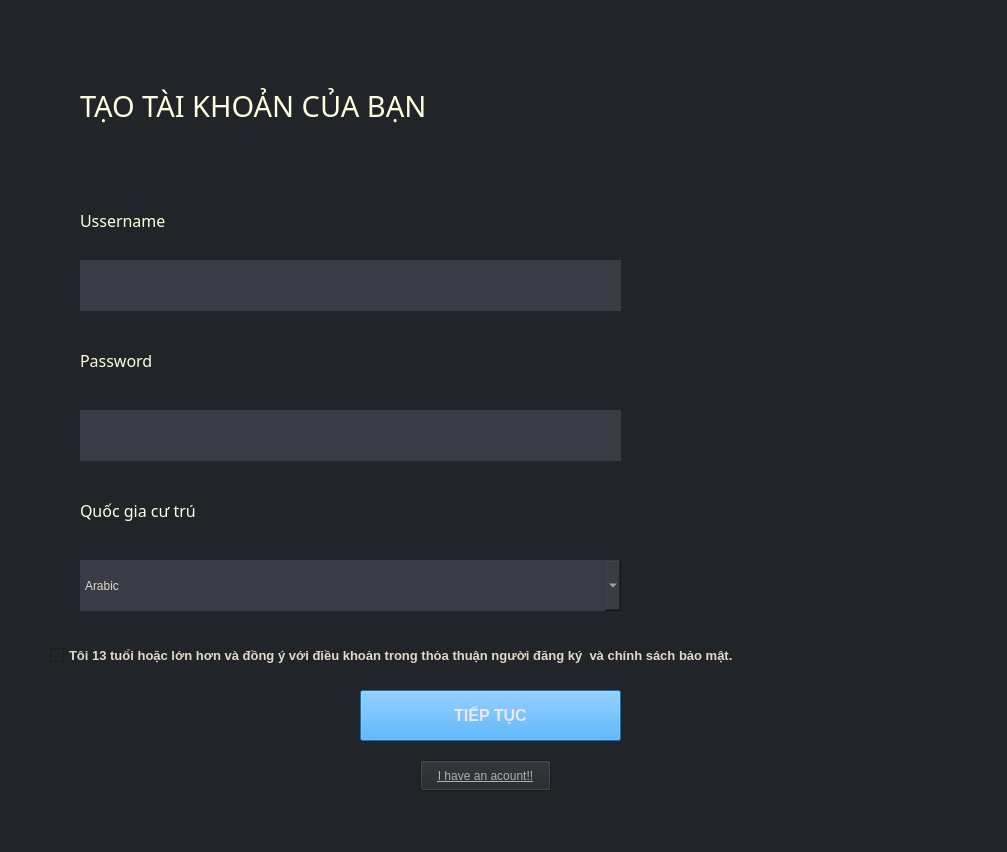
<?xml version="1.0" encoding="UTF-8"?>
<ui version="4.0">
 <class>MainWindow</class>
 <widget class="QMainWindow" name="MainWindow">
  <property name="geometry">
   <rect>
    <x>0</x>
    <y>0</y>
    <width>1007</width>
    <height>852</height>
   </rect>
  </property>
  <property name="windowTitle">
   <string>MainWindow</string>
  </property>
  <property name="styleSheet">
   <string notr="true">background-color: rgb(33, 36, 41);</string>
  </property>
  <widget class="QWidget" name="centralwidget">
   <widget class="QLabel" name="label">
    <property name="geometry">
     <rect>
      <x>80</x>
      <y>60</y>
      <width>501</width>
      <height>91</height>
     </rect>
    </property>
    <property name="font">
     <font>
      <family>Cascadia Code ExtraLight</family>
      <pointsize>22</pointsize>
     </font>
    </property>
    <property name="styleSheet">
     <string notr="true">color: rgb(255, 255, 220);</string>
    </property>
    <property name="text">
     <string>TẠO TÀI KHOẢN CỦA BẠN</string>
    </property>
   </widget>
   <widget class="QLabel" name="label_2">
    <property name="geometry">
     <rect>
      <x>80</x>
      <y>200</y>
      <width>311</width>
      <height>41</height>
     </rect>
    </property>
    <property name="font">
     <font>
      <family>Cascadia Code ExtraLight</family>
      <pointsize>12</pointsize>
     </font>
    </property>
    <property name="styleSheet">
     <string notr="true">color: rgb(255, 255, 220);</string>
    </property>
    <property name="text">
     <string>Ussername</string>
    </property>
   </widget>
   <widget class="QLineEdit" name="lineEdit_username">
    <property name="geometry">
     <rect>
      <x>80</x>
      <y>260</y>
      <width>541</width>
      <height>51</height>
     </rect>
    </property>
    <property name="styleSheet">
     <string notr="true">background-color: rgb(57, 60, 68);
border-radius: 5 ptx;
color: rgb(228, 216, 200);</string>
    </property>
   </widget>
   <widget class="QLineEdit" name="lineEdit_password">
    <property name="geometry">
     <rect>
      <x>80</x>
      <y>410</y>
      <width>541</width>
      <height>51</height>
     </rect>
    </property>
    <property name="styleSheet">
     <string notr="true">background-color: rgb(57, 60, 68);
border-radius: 5 ptx;
color: rgb(228, 216, 200);</string>
    </property>
   </widget>
   <widget class="QLabel" name="label_3">
    <property name="geometry">
     <rect>
      <x>80</x>
      <y>340</y>
      <width>301</width>
      <height>41</height>
     </rect>
    </property>
    <property name="font">
     <font>
      <family>Cascadia Code ExtraLight</family>
      <pointsize>12</pointsize>
     </font>
    </property>
    <property name="styleSheet">
     <string notr="true">color: rgb(255, 255, 220);</string>
    </property>
    <property name="text">
     <string>Password</string>
    </property>
   </widget>
   <widget class="QLabel" name="label_4">
    <property name="geometry">
     <rect>
      <x>80</x>
      <y>490</y>
      <width>301</width>
      <height>41</height>
     </rect>
    </property>
    <property name="font">
     <font>
      <family>Cascadia Code ExtraLight</family>
      <pointsize>12</pointsize>
     </font>
    </property>
    <property name="styleSheet">
     <string notr="true">color: rgb(255, 255, 220);</string>
    </property>
    <property name="text">
     <string>Quốc gia cư trú</string>
    </property>
   </widget>
   <widget class="QComboBox" name="cb_Month">
    <property name="geometry">
     <rect>
      <x>80</x>
      <y>560</y>
      <width>541</width>
      <height>51</height>
     </rect>
    </property>
    <property name="minimumSize">
     <size>
      <width>0</width>
      <height>0</height>
     </size>
    </property>
    <property name="maximumSize">
     <size>
      <width>16777215</width>
      <height>16777215</height>
     </size>
    </property>
    <property name="cursor">
     <cursorShape>PointingHandCursor</cursorShape>
    </property>
    <property name="styleSheet">
     <string notr="true">background-color: rgb(57, 60, 68);
border-radius: 5 ptx;
color: rgb(228, 216, 200);</string>
    </property>
    <item>
     <property name="text">
      <string>Arabic</string>
     </property>
    </item>
    <item>
     <property name="text">
      <string>Bulgarian</string>
     </property>
    </item>
    <item>
     <property name="text">
      <string>Chinese (Simplified)</string>
     </property>
    </item>
    <item>
     <property name="text">
      <string>Chinese (Traditional)</string>
     </property>
    </item>
    <item>
     <property name="text">
      <string>Czech</string>
     </property>
    </item>
    <item>
     <property name="text">
      <string>Danish</string>
     </property>
    </item>
    <item>
     <property name="text">
      <string>Dutch</string>
     </property>
    </item>
    <item>
     <property name="text">
      <string>English</string>
     </property>
    </item>
    <item>
     <property name="text">
      <string>Finnish</string>
     </property>
    </item>
    <item>
     <property name="text">
      <string>French</string>
     </property>
    </item>
    <item>
     <property name="text">
      <string>German</string>
     </property>
    </item>
    <item>
     <property name="text">
      <string>Greek</string>
     </property>
    </item>
    <item>
     <property name="text">
      <string>Hungarian</string>
     </property>
    </item>
    <item>
     <property name="text">
      <string>Indonesian</string>
     </property>
    </item>
    <item>
     <property name="text">
      <string>Italian</string>
     </property>
    </item>
    <item>
     <property name="text">
      <string>Japanese</string>
     </property>
    </item>
    <item>
     <property name="text">
      <string>Korean</string>
     </property>
    </item>
    <item>
     <property name="text">
      <string>Norwegian</string>
     </property>
    </item>
    <item>
     <property name="text">
      <string>Polish</string>
     </property>
    </item>
    <item>
     <property name="text">
      <string>Portuguese</string>
     </property>
    </item>
    <item>
     <property name="text">
      <string>Portuguese-Brazil
</string>
     </property>
    </item>
    <item>
     <property name="text">
      <string>Romanian</string>
     </property>
    </item>
    <item>
     <property name="text">
      <string>Russian</string>
     </property>
    </item>
    <item>
     <property name="text">
      <string>Spanish</string>
     </property>
    </item>
    <item>
     <property name="text">
      <string>Swedish</string>
     </property>
    </item>
    <item>
     <property name="text">
      <string>Thai</string>
     </property>
    </item>
    <item>
     <property name="text">
      <string>Turkish</string>
     </property>
    </item>
    <item>
     <property name="text">
      <string>Ukrainian</string>
     </property>
    </item>
    <item>
     <property name="text">
      <string>Vietnamese</string>
     </property>
    </item>
   </widget>
   <widget class="QCheckBox" name="checkBox">
    <property name="geometry">
     <rect>
      <x>50</x>
      <y>640</y>
      <width>931</width>
      <height>31</height>
     </rect>
    </property>
    <property name="font">
     <font>
      <family>Segoe UI</family>
      <pointsize>10</pointsize>
      <weight>87</weight>
      <italic>false</italic>
      <bold>true</bold>
     </font>
    </property>
    <property name="styleSheet">
     <string notr="true">color: rgb(228, 216, 200);
font: 700 10pt &quot;Segoe UI&quot;;</string>
    </property>
    <property name="text">
     <string>Tôi 13 tuổi hoặc lớn hơn và đồng ý với điều khoản trong thỏa thuận người đăng ký  và chính sách bảo mật.</string>
    </property>
   </widget>
   <widget class="QPushButton" name="btn_SignIn">
    <property name="geometry">
     <rect>
      <x>360</x>
      <y>690</y>
      <width>261</width>
      <height>51</height>
     </rect>
    </property>
    <property name="font">
     <font>
      <family>Arial</family>
      <pointsize>12</pointsize>
      <weight>75</weight>
      <bold>true</bold>
     </font>
    </property>
    <property name="styleSheet">
     <string notr="true">background-color: rgb(25, 153, 255);
color: rgb(241, 230, 255);</string>
    </property>
    <property name="text">
     <string>TIẾP TỤC</string>
    </property>
   </widget>
   <widget class="QPushButton" name="pushButton_goLogin">
    <property name="geometry">
     <rect>
      <x>420</x>
      <y>760</y>
      <width>131</width>
      <height>31</height>
     </rect>
    </property>
    <property name="font">
     <font>
      <family>Arial</family>
      <pointsize>9</pointsize>
      <underline>true</underline>
     </font>
    </property>
    <property name="styleSheet">
     <string notr="true">color:rgb(175, 175, 175);</string>
    </property>
    <property name="text">
     <string>I have an acount!!</string>
    </property>
   </widget>
  </widget>
  <widget class="QMenuBar" name="menubar">
   <property name="geometry">
    <rect>
     <x>0</x>
     <y>0</y>
     <width>1007</width>
     <height>26</height>
    </rect>
   </property>
  </widget>
  <widget class="QStatusBar" name="statusbar"/>
 </widget>
 <resources/>
 <connections/>
</ui>
